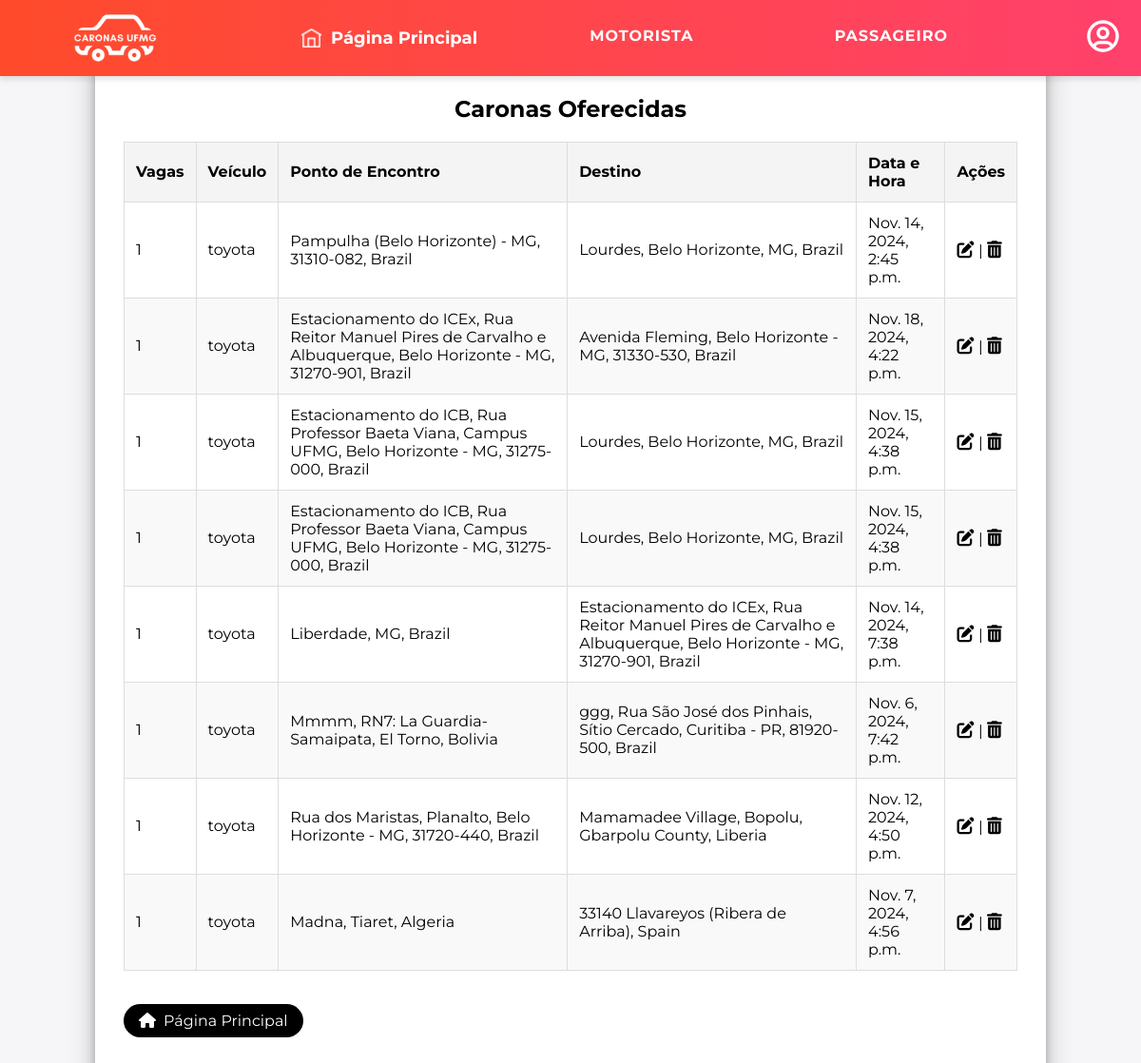
Page /visualizar_caronas/ (signed in) on the earlier database version.
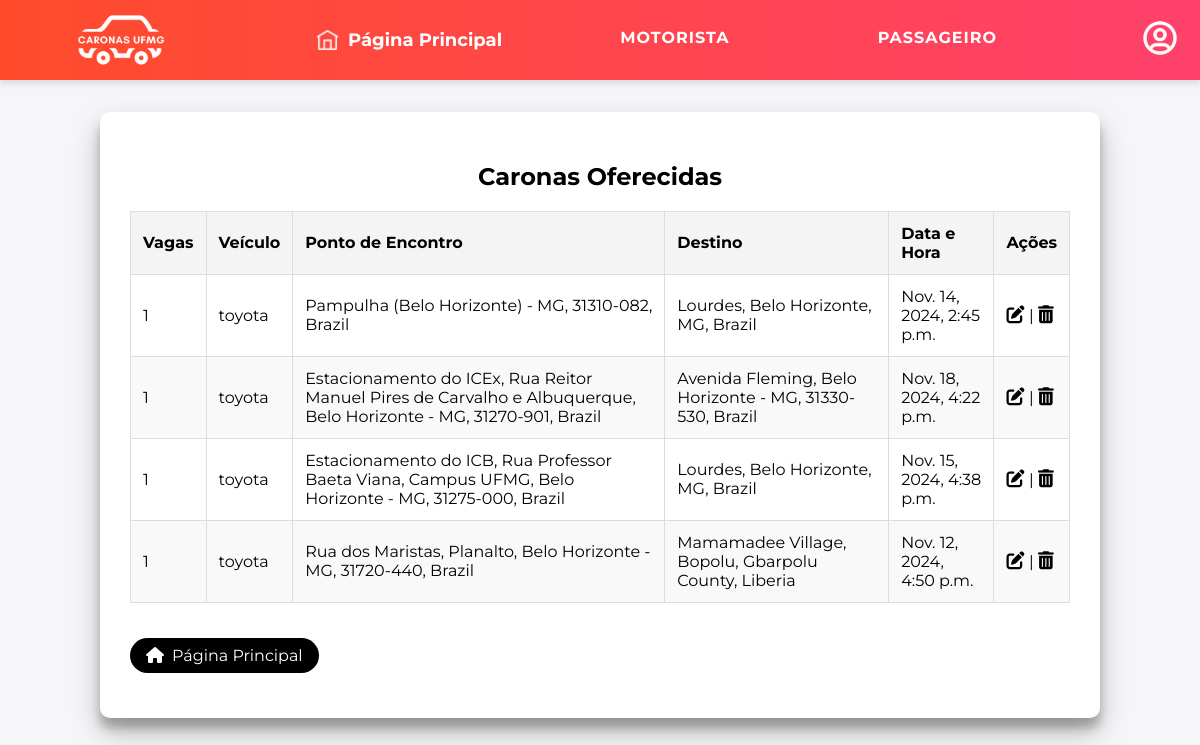
Same page on the later database version.
### polls/models.py (models this page shows, shortened)
class Carona(models.Model):
    cpf_motorista = models.ForeignKey('Usuario', on_delete=models.CASCADE)  # Chave estrangeira para Usuario
    quantidade = models.IntegerField()
    veiculo = models.ForeignKey('Veiculo', on_delete=models.CASCADE)  # Chave estrangeira para Veiculo
    ponto_encontro = models.CharField(max_length=255)
    destino = models.CharField(max_length=255)
    data_hora = models.DateTimeField()  # Campo para data e hora

class Veiculo(models.Model):
    cpf_motorista = models.ForeignKey('Usuario', on_delete=models.CASCADE, default='0.00000000')  # Chave estrangeira para Usuario
    placa = models.CharField(max_length=7, primary_key=True)  # A placa será a chave primária, portanto, deve ser única
    modelo = models.CharField(max_length=50)  # Campo para o modelo do veículo
    cor = models.CharField(max_length=20)  # Campo para a cor do veículo

### polls/views.py (the view)
# urls.py: path('visualizar_caronas/', views.visualizar_caronas, name='visualizar_caronas'),
def visualizar_caronas(request):
    cpf = request.session['cpf']
    try: veiculo = Veiculo.objects.get(cpf_motorista = cpf)
    except Veiculo.DoesNotExist : return HttpResponse("Nenhum veículo cadastrado nesse CPF")
    caronas = Carona.objects.filter(cpf_motorista = cpf)
    return render(request, 'mysite/visualizarcaronas.html', {'caronas': caronas})

### polls/templates/mysite/visualizarcaronas.html (shortened to what this page needs)
{% extends 'mysite/base.html' %}
{% load static %}
{% block extra_css %}
    <link rel="stylesheet" href="{% static 'css/visualizarcarona.css' %}">
	<link rel="stylesheet" href="https://cdnjs.cloudflare.com/ajax/libs/font-awesome/6.0.0-beta3/css/all.min.css">
{% endblock %}
{% block content %}
    <main>
        <h2>Caronas Oferecidas</h2>
        {% if caronas %}
            <div class="table-container">
                <table>
                    <thead>
                        <tr>
                            <th>Vagas</th>
                            <th>Veículo</th>
                            <th>Ponto de Encontro</th>
                            <th>Destino</th>
                            <th>Data e Hora</th>
                            <th>Ações</th>
                        </tr>
                    </thead>
                    <tbody>
                        {% for carona in caronas %}
                            <tr class="carona-row">
                                <td>{{ carona.quantidade }}</td>
                                <td>{{ carona.veiculo.modelo}}</td>
                                <td>{{ carona.ponto_encontro }}</td>
                                <td>{{ carona.destino }}</td>
                                <td>{{ carona.data_hora }}</td>
                                <td>
                                    <a href="{% url 'editar_carona' carona.id %}">
                                        <i class="fas fa-edit"></i>
                                    </a> |
                                    <a href="#" onclick="showPopup({{ carona.id }})">
                                        <i class="fas fa-trash-alt"></i>
                                    </a>
                                </td>
                            </tr>
                        {% endfor %}
                    </tbody>
                </table>
            </div>
        {% else %}
            <p>Você não tem nenhuma carona oferecida no momento :).</p>
        {% endif %}
        <a href="{% url 'home' %}" class="home-link">
			<i class="fas fa-home"></i> Página Principal
		</a>
    </main>
{% endblock %}

### polls/templates/mysite/base.html (shortened to what this page needs)
<!DOCTYPE html>
<html lang="pt-br">
<head>
    {% load static %}
    <link rel="stylesheet" href="{% static 'css/base.css' %}">
    {% block extra_css %}{% endblock %}
</head>
<body>
	<header>
		<nav class="navbar">
			<ul class="nav-left">
				<li>
					<a href="{% url 'home' %}">
						<img src="{% static 'images/logo.png' %}" alt="Logo" class="nav-logo">
						<img src="{% static 'images/iconcasa.png' %}" alt="Home" class="nav-icon">
						Página Principal
					</a>
				</li>
			</ul>
			{%if request.session.cpf%}
			<div class="dropdown">
				<button class="dropbtn">Motorista</button>
			</div>
			<div class="dropdown">
				<button class="dropbtn">Passageiro</button>
			</div>
			{%endif%}
			<ul class="nav-right">
				{% if request.session.cpf %}
						<div class = "menu-item">
							<img src="{% static 'images/user-circle.png' %}" alt="Menu" class="dropdown-img-btn">
						</div>
				{% endif%}
			</ul>
		</nav>
	</header>
    <div class="content">
        {% block content %}{% endblock %}
    </div>
</body>
</html>

### static/css/base.css (style rules this page uses)
* { box-sizing: border-box; }
html, body { height: 100%; overflow: hidden; }
body { background: #f6f5f7; display: flex; justify-content: center; align-items: center; flex-direction: column; font-family: 'Montserrat', sans-serif; }
h2 { text-align: center; }
a { color: #333; font-size: 18px; text-decoration: none; margin: 15px 0; }
button { margin-top: 30px; border-radius: 20px; border: 1px solid #FF4B2B; background-color: #FF4B2B; color: #FFFFFF; font-size: 16px; font-weight: bold; padding: 12px 45px; letter-spacing: 1px; text-transform: uppercase; transition: transform 80ms ease-in; }
.navbar { background: -webkit-linear-gradient(to right, #FF4B2B, #FF416C); background: linear-gradient(to right, #FF4B2B, #FF416C); display: flex; justify-content: space-between; align-items: center; padding: 0px 20px; height: 80px; color: #fff; box-shadow: 0 4px 6px rgba(0,0,0,0.1); position: fixed; width: 100%; top: 0; left: 0; z-index: 1000; }
.nav-left, .nav-right { list-style: none; display: flex; gap: 20px; }
.nav-left li, .nav-right li { display: inline; }
.nav-left a, .nav-right a { display: flex; align-items: center; color: white; text-decoration: none; font-weight: bold; padding: 0px 15px; transition: color 0.3s ease; font-size: 18px; }
.nav-icon { width: 25px; height: 25px; margin-right: 8px; vertical-align: middle; }
.content { padding-top: 70px; }
.dropbtn { background-color:transparent; border: none; cursor: pointer; margin-top: -5px; font-family: 'Montserrat', sans-serif; }
.dropdown { position: relative; }
.dropdown-img-btn { width: 40px; height: 40px; cursor: pointer; }
.nav-right { position: relative; color: #333; font-weight: normal; }
.nav-logo { height: 90px; max-width: 150px; margin-right: 150px; object-fit: contain; }

### static/css/visualizarcarona.css (style rules this page uses)
* { box-sizing: border-box; }
html, body { height: 100%; overflow: hidden; }
body { background: #f6f5f7; display: flex; justify-content: center; align-items: center; flex-direction: column; font-family: 'Montserrat', sans-serif; height: 100vh; margin: -20px 0 50px; }
button { margin-top: 30px; border-radius: 20px; border: 1px solid #FF4B2B; background-color: #FF4B2B; color: #FFFFFF; font-size: 16px; font-weight: bold; padding: 12px 45px; letter-spacing: 1px; text-transform: uppercase; transition: transform 80ms ease-in; text-decoration: none; }
main { background-color: #fff; border-radius: 10px; box-shadow: 0 14px 28px rgba(0,0,0,0.25), 0 10px 10px rgba(0,0,0,0.22); padding: 30px; max-width: 1000px; width: 100%; }
table { width: 100%; border-collapse: collapse; margin-bottom: 20px; }
th, td { padding: 12px; text-align: left; border: 1px solid #ddd; }
th { background-color: #f4f4f4; font-weight: bold; }
a { color: black; text-decoration: none; }
table tbody tr:nth-child(even) { background-color: #f9f9f9; }
table tbody tr:nth-child(odd) { background-color: #fff; }
.home-link { display: inline-flex; align-items: center; font-size: 16px; padding: 8px 16px; background-color: black; color: white; border-radius: 25px; text-decoration: none; transition: background-color 0.3s, transform 0.3s; }
.home-link i { margin-right: 8px; }

Differences in the rows shown:
removed Carona: quantidade "1", veiculo.modelo "toyota", ponto_encontro "Estacionamento do ICB, Rua Professor Baeta Viana, Campus UFMG, Belo Horizonte - MG, 31275-000, Brazil", destino "Lourdes, Belo Horizonte, MG, Brazil", data_hora "Nov. 15, 2024, 4:38 p.m."
removed Carona: quantidade "1", veiculo.modelo "toyota", ponto_encontro "Liberdade, MG, Brazil", destino "Estacionamento do ICEx, Rua Reitor Manuel Pires de Carvalho e Albuquerque, Belo Horizonte - MG, 31270-901, Brazil", data_hora "Nov. 14, 2024, 7:38 p.m."
removed Carona: quantidade "1", veiculo.modelo "toyota", ponto_encontro "Mmmm, RN7: La Guardia-Samaipata, El Torno, Bolivia", destino "ggg, Rua São José dos Pinhais, Sítio Cercado, Curitiba - PR, 81920-500, Brazil", data_hora "Nov. 6, 2024, 7:42 p.m."
removed Carona: quantidade "1", veiculo.modelo "toyota", ponto_encontro "Madna, Tiaret, Algeria", destino "33140 Llavareyos (Ribera de Arriba), Spain", data_hora "Nov. 7, 2024, 4:56 p.m."
